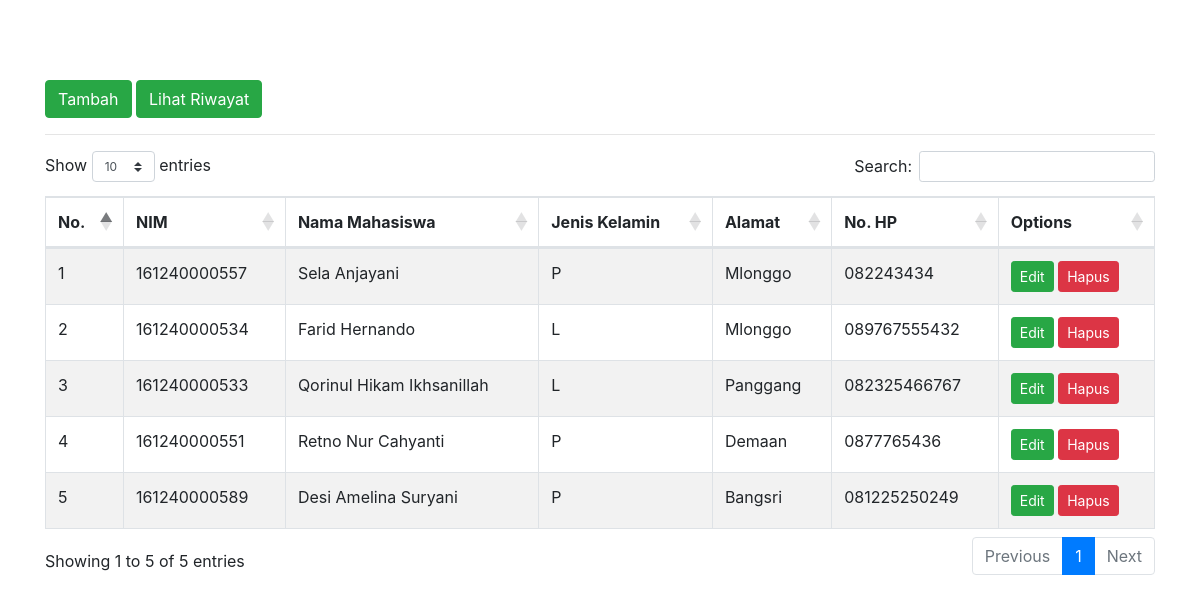
The page / on the database its author committed.
### tables this page shows
CREATE TABLE `mahasiswa` (
  `id` int(10) NOT NULL,
  `nim` varchar(20) NOT NULL,
  `nama_mahasiswa` varchar(50) NOT NULL,
  `jk` varchar(2) NOT NULL,
  `alamat` varchar(50) NOT NULL,
  `no_hp` varchar(20) NOT NULL
);

### application/controllers/Buku.php (called while the page is built, shortened)
<?php
class Buku extends CI_Controller {
	public function __construct(){
		$this->load->model('model_buku');
	}
	public function index()
	{
		$data = array(
			'title' 	=> 'Data Mahasiswa',
			'data_buku'	=> $this->model_buku->get_all(),
		);
		$this->load->view('data_buku', $data);
	}
}

### index.php (called while the page is built, shortened)
<?php
require_once BASEPATH.'core/CodeIgniter.php';

### application/models/Model_buku.php (called while the page is built, shortened)
<?php
class Model_buku extends CI_model{
	public function get_all()
	{
		$query = $this->db->select("*")
				 ->from('mahasiswa')
				 ->order_by('id', 'DESC')
				 ->get();
		return $query->result();
	}
}

### application/views/data_buku.php (the view, shortened to what this page needs)
<!DOCTYPE html>
<html>
<head>
	<link rel="stylesheet" type="text/css" href="https://cdnjs.cloudflare.com/ajax/libs/twitter-bootstrap/4.1.1/css/bootstrap.min.css">
	<link rel="stylesheet" type="text/css" href="https://cdn.datatables.net/1.10.16/css/dataTables.bootstrap4.min.css">
</head>
<body>
	<div class="container" style="margin-top: 80px">
		<a href="<?php echo base_url() ?>buku/tambah/" class="btn btn-md btn-success">Tambah</a>
		<a href="<?php echo base_url() ?>buku/riwayat/" class="btn btn-md btn-success">Lihat Riwayat</a>
		<hr>
		<div class="table-responsive">
			<table id="table" class="table table-striped table-bordered table-hover">
			    <thead>
			      <tr>
			        <th>No.</th>
			        <th>NIM</th>
			        <th>Nama Mahasiswa</th>
			        <th>Jenis Kelamin</th>
			        <th>Alamat</th>
			        <th>No. HP</th>
			        <th>Options</th>
			      </tr>
			    </thead>
			    <tbody>
			    <?php
			    	$no = 1;
			    	foreach($data_buku as $hasil){
			    ?>
			      <tr>
			        <td><?php echo $no++ ?></td>
			        <td><?php echo $hasil->nim ?></td>
			        <td><?php echo $hasil->nama_mahasiswa ?></td>
			        <td><?php echo $hasil->jk ?></td>
			        <td><?php echo $hasil->alamat ?></td>
			        <td><?php echo $hasil->no_hp ?></td>
			        <td>
			        	<a href="<?php echo base_url() ?>buku/edit/<?php echo $hasil->id ?>" class="btn btn-sm btn-success">Edit</a>
			        	<a href="<?php echo base_url() ?>buku/hapus/<?php echo $hasil->id ?>" class="btn btn-sm btn-danger">Hapus</a>
			        </td>
			      </tr>
			    <?php } ?>
			    </tbody>
			  </table>
		</div>
	</div>
</body>
</html>

### rows shown on the page
mahasiswa: nim "161240000557", nama_mahasiswa "Sela Anjayani", jk "P", alamat "Mlonggo", no_hp "082243434"
mahasiswa: nim "161240000534", nama_mahasiswa "Farid Hernando", jk "L", alamat "Mlonggo", no_hp "089767555432"
mahasiswa: nim "161240000533", nama_mahasiswa "Qorinul Hikam Ikhsanillah", jk "L", alamat "Panggang", no_hp "082325466767"
mahasiswa: nim "161240000551", nama_mahasiswa "Retno Nur Cahyanti", jk "P", alamat "Demaan", no_hp "0877765436"
mahasiswa: nim "161240000589", nama_mahasiswa "Desi Amelina Suryani", jk "P", alamat "Bangsri", no_hp "081225250249"
